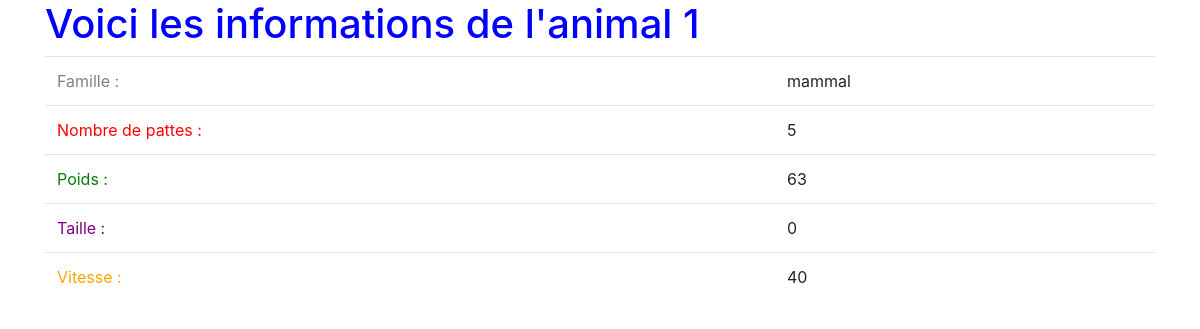
The page /animal/1/ on the database its author committed.
### info/models.py (models this page shows)
class Animal(models.Model):
    id = models.AutoField(primary_key=True)
    legs = models.PositiveIntegerField()
    weight = models.PositiveIntegerField()
    height = models.PositiveIntegerField()
    speed = models.PositiveIntegerField()
    family = models.ForeignKey(Family, on_delete=models.CASCADE)

class Family(models.Model):
    id = models.AutoField(primary_key=True)
    name = models.CharField(max_length=100)

### info/views.py (the view)
# urls.py: path('animal/<int:animal_id>/', views.animal_view, name='animal'),
def animal_view(request, animal_id):
    animal = Animal.objects.get(pk=animal_id)
    context = {'animal': animal}
    return render(request, 'animal.html', context)

### info/templates/animal.html (shortened to what this page needs)
<!doctype html>
<html lang="en">
<head>
    <link rel="stylesheet" href="https://stackpath.bootstrapcdn.com/bootstrap/4.5.2/css/bootstrap.min.css"
>
</head>
<body>
    <div class="container">
        <h1 style="color: blue">Voici les informations de l'animal {{ animal.id }}</h1>
        <table class="table">
            <tr>
                <td style="color: grey">Famille :</td>
                <td>{{ animal.family.name }}</td>
            </tr>
            <tr>
                <td style="color: red">Nombre de pattes :</td>
                <td>{{ animal.legs }}</td>
            </tr>
            <tr>
                <td style="color: green">Poids :</td>
                <td>{{ animal.weight }}</td>
            </tr>
            <tr>
                <td style="color: purple">Taille :</td>
                <td>{{ animal.height }}</td>
            </tr>
            <tr>
                <td style="color: orange">Vitesse :</td>
                <td>{{ animal.speed }}</td>
            </tr>
        </table>
    </div>
</body>
</html>

### rows shown on the page
Animal: id "1", family.name "mammal", legs "5", weight "63", height "0", speed "40"
